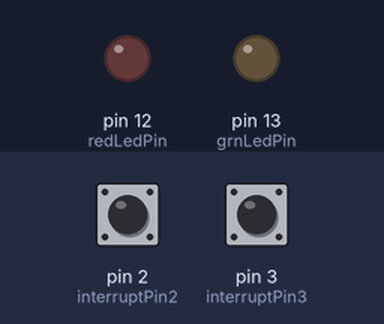
A sketch run on a simulated Arduino Uno, built with avr-gcc and run on an emulated ATmega328P. On the bench: output pins drawn as LEDs (lit = HIGH). The inputs (shaded band) are chosen by the test bench; at power-on: pin 2 (interruptPin2) HIGH, pin 3 (interruptPin3) HIGH.

Above: at 1.7 s.
At 29.7 s:
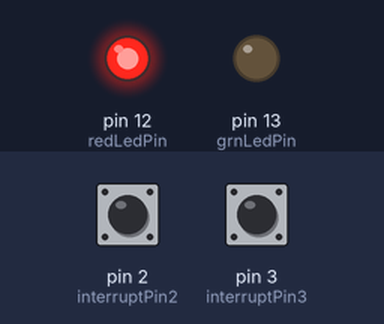
Timing chart, 0 to 30.7 s (numbered marks = the images above):
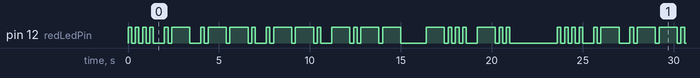

The sketch:

puzzle_box.ino
```cpp
/*
 * Title: Puzzle Box
 * Author: Nicholas LaJeunesse
 * Date: 4/30/17
 *
 * Description: http://sakeofmaking.com/puzzle_box.html
 */

#define delay_else(x) if (solved == HIGH) { solution(); } else { delay(x); }

// Morse code variables

char text[100] = "HAPPY BD";     // *********** EDIT *********** to change LED morse message
int i = 0;
int j = 0;
int k = 0;
char char_key[37] = { ' ', 'A', 'B', 'C', 'D', 'E', 'F', 'G', 'H', 'I', 'J', 'K', 'L', 'M',
                    'N', 'O', 'P', 'Q', 'R', 'S', 'T', 'U', 'V', 'W', 'X', 'Y', 'Z',
                    '0', '1', '2', '3', '4', '5', '6', '7', '8', '9' };
char morse_key[37][10] = { "/", ".-", "-...", "-.-.", "-..", ".", "..-.", "--.", "....", "..", ".---", "-.-", ".-..", "--",
                      "-.", "---", ".--.", "--.-", ".-.", "...", "-", "..-", "...-", ".--", "-..-", "-.--", "--..",
                      "-----", ".----", "..---", "...--", "....-", ".....", "-....", "--...", "---..", "----." };

// set pin numbers:
const int interruptPin0 = 0;     // the number of the pushbutton pin 0
const int interruptPin1 = 1;     // the number of the pushbutton pin 1
const int interruptPin2 = 2;     // the number of the pushbutton pin 2
const int interruptPin3 = 3;     // the number of the pushbutton pin 3
const int interruptPin4 = 5;     // the number of the pushbutton pin 5
const int interruptPin5 = 6;     // the number of the pushbutton pin 6
const int interruptPin6 = 7;     // the number of the pushbutton pin 7
const int interruptPin7 = 8;     // the number of the pushbutton pin 8
const int grnLedPin =  13;       // the number of the GRN LED pin
volatile int redLedPin = 12;     // the number of the RED LED pin

// variables will change:
int buttonState0 = HIGH;         // variable for reading the pushbutton0 status
int buttonState1 = HIGH;         // variable for reading the pushbutton1 status
int buttonState2 = HIGH;         // variable for reading the pushbutton2 status
int buttonState3 = HIGH;         // variable for reading the pushbutton3 status
int buttonState4 = HIGH;         // variable for reading the pushbutton5 status
int buttonState5 = HIGH;         // variable for reading the pushbutton6 status
int buttonState6 = HIGH;         // variable for reading the pushbutton7 status
int buttonState7 = HIGH;         // variable for reading the pushbutton8 status
int solved = LOW;                // variable for state puzzle

void setup()
{
  // initialize the LED pins as output:
  pinMode(grnLedPin, OUTPUT);
  pinMode(redLedPin, OUTPUT);
  // initialize the pushbutton pins 0 - 8 except 4 as input:
  pinMode(interruptPin0, INPUT_PULLUP);
  pinMode(interruptPin1, INPUT_PULLUP);
  pinMode(interruptPin2, INPUT_PULLUP);
  pinMode(interruptPin3, INPUT_PULLUP);
  pinMode(interruptPin4, INPUT_PULLUP);
  pinMode(interruptPin5, INPUT_PULLUP);
  pinMode(interruptPin6, INPUT_PULLUP);
  pinMode(interruptPin7, INPUT_PULLUP);
  attachInterrupt(digitalPinToInterrupt(interruptPin0), blink, CHANGE);
  attachInterrupt(digitalPinToInterrupt(interruptPin1), blink, CHANGE);
  attachInterrupt(digitalPinToInterrupt(interruptPin2), blink, CHANGE);
  attachInterrupt(digitalPinToInterrupt(interruptPin3), blink, CHANGE);
  attachInterrupt(digitalPinToInterrupt(interruptPin4), blink, CHANGE);
  attachInterrupt(digitalPinToInterrupt(interruptPin5), blink, CHANGE);
  attachInterrupt(digitalPinToInterrupt(interruptPin6), blink, CHANGE);
  attachInterrupt(digitalPinToInterrupt(interruptPin7), blink, CHANGE);
}

void loop()
{
  // Execute Morse Code loop forever
  for(i = 0; i < strlen(text); i++)
  {
    for(j = 0; j < 37; j++)
    {
      if(text[i] == char_key[j])
      {
        for(k = 0; k < strlen(morse_key[j]); k++)
        {
          if(morse_key[j][k] == '.')
          {                                          //blink for '.'
            digitalWrite(redLedPin, HIGH);
            delay_else(200);
            digitalWrite(redLedPin, LOW);
            delay_else(200);                              //delay after '.'
          } else if(morse_key[j][k] == '-'){         //longer blink for '-'
            digitalWrite(redLedPin, HIGH);
            delay_else(1000);
            digitalWrite(redLedPin, LOW);
            delay_else(200);                              //delay after '-'
          } else if(morse_key[j][k] == '/'){         //delay for space between words
            delay_else(400);
          }
        }
        delay_else(400);                                  //delay for between characters
      }
    }
  }
  delay_else(2000);                                       //delay after message
}

void solution()
{
  digitalWrite(redLedPin, LOW);
  digitalWrite(grnLedPin, HIGH);
  delay(10000);
  digitalWrite(grnLedPin, LOW);
  solved = LOW;
}

// Interrupt routine
void blink()
{
  buttonState0 = digitalRead(interruptPin0);
  buttonState1 = digitalRead(interruptPin1);
  buttonState2 = digitalRead(interruptPin2);
  buttonState3 = digitalRead(interruptPin3);
  buttonState4 = digitalRead(interruptPin4);
  buttonState5 = digitalRead(interruptPin5);
  buttonState6 = digitalRead(interruptPin6);
  buttonState7 = digitalRead(interruptPin7);

  // Test switch combination
  // LOW = 1, HIGH = 0 (I know, right?)
  // *********** EDIT *********** LOW and HIGH to change acceptable switch combination
  if ((buttonState0 == LOW) && (buttonState1 == HIGH) && (buttonState2 == LOW) && (buttonState3 == LOW) && (buttonState4 == LOW) && (buttonState5 == LOW) && (buttonState6 == HIGH) && (buttonState7 == LOW))
  {
    digitalWrite(redLedPin, LOW);
    digitalWrite(grnLedPin, HIGH);
    solved = HIGH;
  }
}
```

Measured:
- by itself, pin 12 (redLedPin): moves between LOW and HIGH, repeating every 23.6 s
- by itself, everything shown: repeats every 23.6 s, in 50 steps
